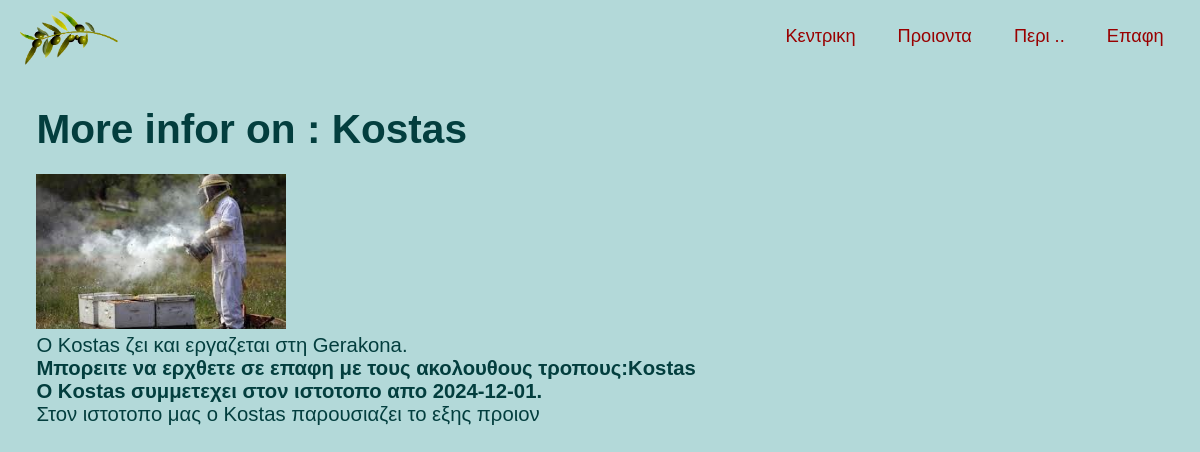
Screenshot of /products/2/ with the database file from the repository.
### products/models.py (models this page shows, shortened)
class Producer(models.Model):
    name = models.CharField(max_length=200)
    region = models.CharField(max_length=200)
    contact = models.CharField(max_length=255)
    image = models.ImageField(upload_to='producers/', default='producers/farmer2.jpeg')
    registered = models.DateTimeField(auto_now_add=True)
    class Meta:
        verbose_name_plural = "Producers"
        ordering = ['-registered']

### products/views.py (the view)
# urls.py: path('<int:id>/', views.producer_detail, name='producer_detail'),
def producer_detail(request, id):
    product_count = Product.objects.filter(producer=id).count()
    products = Product.objects.filter(producer=id)
    producer = Producer.objects.get(id=id)
    title = 'Πληροφοριες'
    ctx = {
        'title': title,
        'producer': producer,
        'product_count': product_count,
        'products': products,
    }
    return render(request, 'products/producer_detail.html', ctx)

### products/templates/products/producer_detail.html (shortened to what this page needs)
{% extends "portal/base.html" %}
{% load static %}
{% block content %}
<div class="page__container">
    <h1>More infor on : {{ producer.name }}</h1>
        <p class="item_image">
        <img src=" {% get_media_prefix %}{{ producer.image }}" alt="{{ producer.name }}">
        </p>
        <p>
        Ο {{ producer.name }} ζει και εργαζεται στη {{ producer.region }}.
    </p>
    <h4>
        Μπορειτε να ερχθετε σε επαφη  με τους ακολουθους τροπους:{{ producer.contact }}
    </h4>
    <h4>
        Ο {{ producer.name }} συμμετεχει στον ιστοτοπο απο {{ producer.registered|date:'Y-m-d' }}.
    </h4>
    <p>
        Στον ιστοτοπο μας ο {{ producer.name}}  παρουσιαζει
        {% if product_count < 2 %}
        το εξης προιον
        {% else %}
        τα εξης προιοντα
        {% endif %}
        <br>
    </p>
</div>
{% endblock content %}

### static/css/custom.css (style rules this page uses)
:root { --sec-bg-pale: #CFECEC; --bg-light-teal: #B3D9D9; --sec-bg-teal-green: #00827F; --teal-blue: #007C80; --medium-teal:#045F5F; --sec-text-dark-teal: #045D5D; --text-deep-teal: #033E3E; --gunmetal: #2C3539; --btn-text-color: #F5F5F5; --olive: #808000; --crimson-red: #990000; --sandstone: #786D5F; }
* { box-sizing: border-box; padding: 0; margin: 0; scroll-behavior: smooth; text-decoration: none; }
html, body { color: var(--text-deep-teal); font-size: var(--main-fsize); font-family: 'Crimson Text', sans-serif; font-size: 1rem; font-size: clamp(1rem, 0.95rem + 0.25vw, 1.25rem); font-weight: 400; font-style: normal; background-color: var(--bg-light-teal); }
.page__container { padding: 2rem; }
.item_image { width: 250px; margin-top: 1em; }
.item_image img { object-fit: cover; max-height: 200px; width: 250px; }

### rows the page displays
Producer: name "Kostas", image (picture), region "Gerakona", contact "Kostas", registered "2024-12-01"
